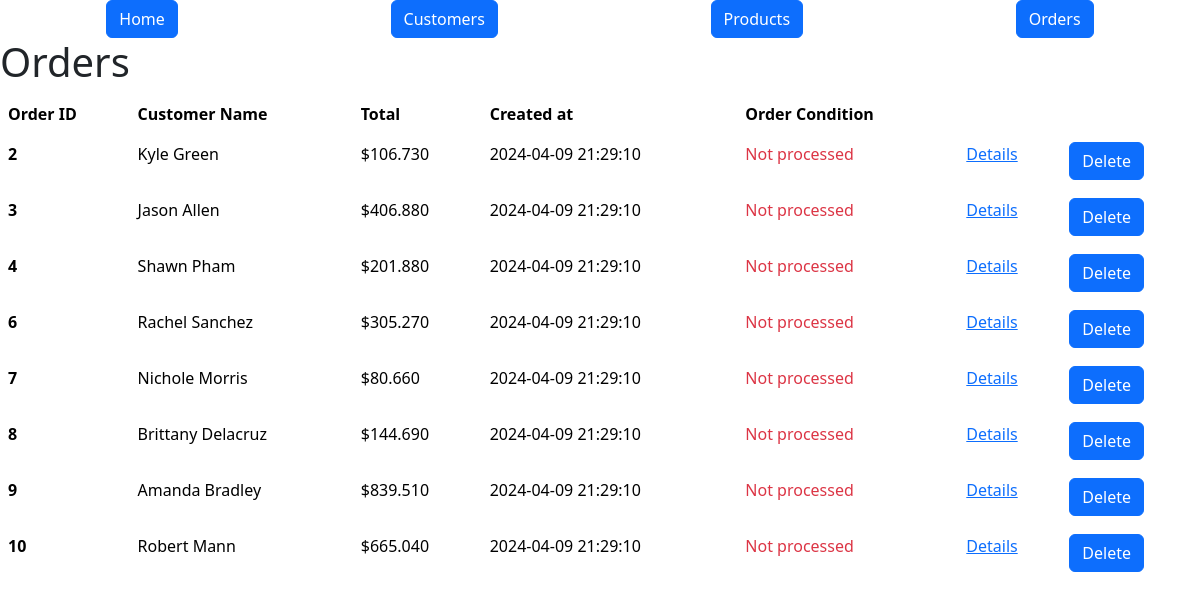
The page /orders on the database its author committed.
### models.py (models this page shows, shortened)
class Order(db.Model):
    id = mapped_column(Integer, primary_key=True)
    customer_id = mapped_column(Integer, ForeignKey(Customer.id), nullable=False)
    total = mapped_column(DECIMAL(10, 3), default=0)
    customer = relationship("Customer", back_populates="orders")
    items = relationship("ProductOrder", cascade="all, delete-orphan")
    created_at = mapped_column(DateTime, default=func.now())
    processed = mapped_column(DateTime, default=None, nullable=True)
    def total(self):
        total = 0
        for item in self.items:
            total += item.product.price * item.quantity
        math.floor(total)
        return total

class Customer(db.Model):
    id = mapped_column(Integer, primary_key=True)
    name = mapped_column(String(200), nullable=False, unique=True)
    phone = mapped_column(String(20), nullable=False)
    balance = mapped_column(DECIMAL(10, 3), nullable=False, default=0)
    orders = relationship("Order", cascade="all, delete-orphan")

class Products(db.Model):
    id = mapped_column(Integer, primary_key=True)
    name = mapped_column(String(200), nullable=False)
    price = mapped_column(DECIMAL(10, 3), nullable=False)
    available = mapped_column(Integer, default=0)
    orders = relationship("ProductOrder")

class ProductOrder(db.Model):
    id = mapped_column(Integer, primary_key=True)
    order_id = mapped_column(Integer, ForeignKey(Order.id), nullable=False)
    product_id = mapped_column(Integer, ForeignKey(Products.id), nullable=False)
    quantity = mapped_column(Integer, nullable=False)
    product = relationship("Products", back_populates="orders")
    order = relationship("Order", back_populates="items")

### routes/html_bp.py (the view)
@htmls_bp.route("/orders", methods=["GET"])
def orders():
    statement = db.select(Order)
    records = db.session.execute(statement)
    results = records.scalars()
    return render_template("orders.html", orders=results)

### templates/orders.html
{% extends "base.html" %} {% block content %}
<h1>Orders</h1>
<table class="table table-borderless">
  <thead>
    <tr>
      <th scope="col">Order ID</th>
      <th scope="col">Customer Name</th>
      <th scope="col">Total</th>
      <th scope="col">Created at</th>
      <th scope="col">Order Condition</th>
    </tr>
  </thead>
  <tbody>
    {% for order in orders %}
    <tr>
      <th scope="row">{{order.id}}</th>
      <td>{{order.customer.name}}</td>
      <td>${{order.total()}}</td>
      <td>{{order.created_at}}</td>
      <td>
        {% if order.processed %}
        <p class="text-success">Confirmed</p>
        {% else %}
        <p class="text-danger">Not processed</p>
        {% endif %}
      </td>
      <td>
        <a href="{{url_for('html.orders_info', id=order.id)}}">Details</a>
      </td>
      <td>
        <form
          method="POST"
          action="{{ url_for('api_orders.delete_order', id=order.id) }}"
        >
          <button type="submit" class="btn btn-primary">Delete</button>
        </form>
      </td>
    </tr>
    {% endfor %}
  </tbody>
</table>
{% endblock %}

### rows shown on the page
Order: id "2", customer.name "Kyle Green", total "106.730", created_at "2024-04-09 21:29:10", shows "Not processed"
Order: id "3", customer.name "Jason Allen", total "406.880", created_at "2024-04-09 21:29:10", shows "Not processed"
Order: id "4", customer.name "Shawn Pham", total "201.880", created_at "2024-04-09 21:29:10", shows "Not processed"
Order: id "6", customer.name "Rachel Sanchez", total "305.270", created_at "2024-04-09 21:29:10", shows "Not processed"
Order: id "7", customer.name "Nichole Morris", total "80.660", created_at "2024-04-09 21:29:10", shows "Not processed"
Order: id "8", customer.name "Brittany Delacruz", total "144.690", created_at "2024-04-09 21:29:10", shows "Not processed"
Order: id "9", customer.name "Amanda Bradley", total "839.510", created_at "2024-04-09 21:29:10", shows "Not processed"
Order: id "10", customer.name "Robert Mann", total "665.040", created_at "2024-04-09 21:29:10", shows "Not processed"
